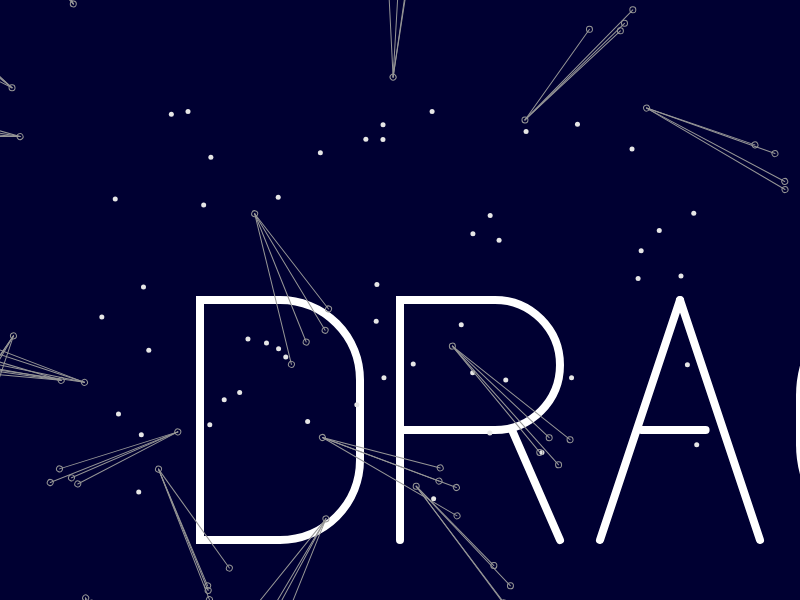
Frame 1 (no input)
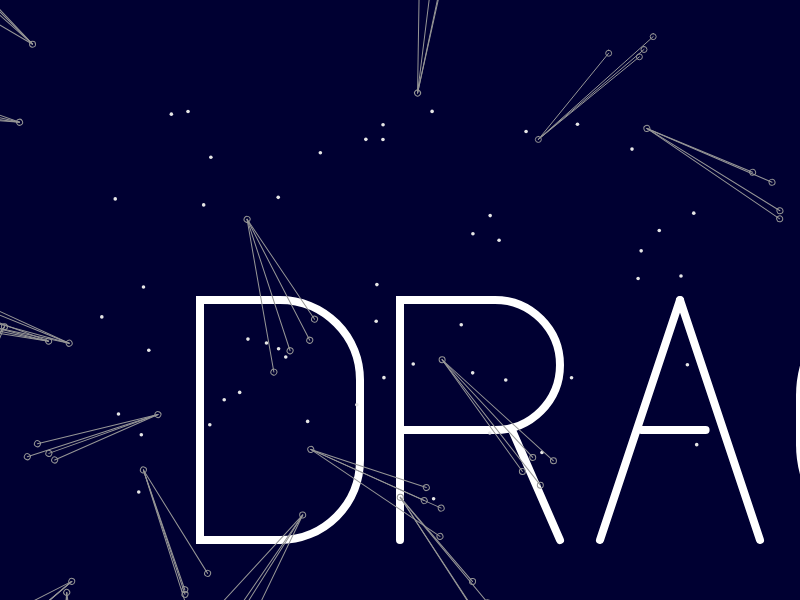
Frame 60 (no input)
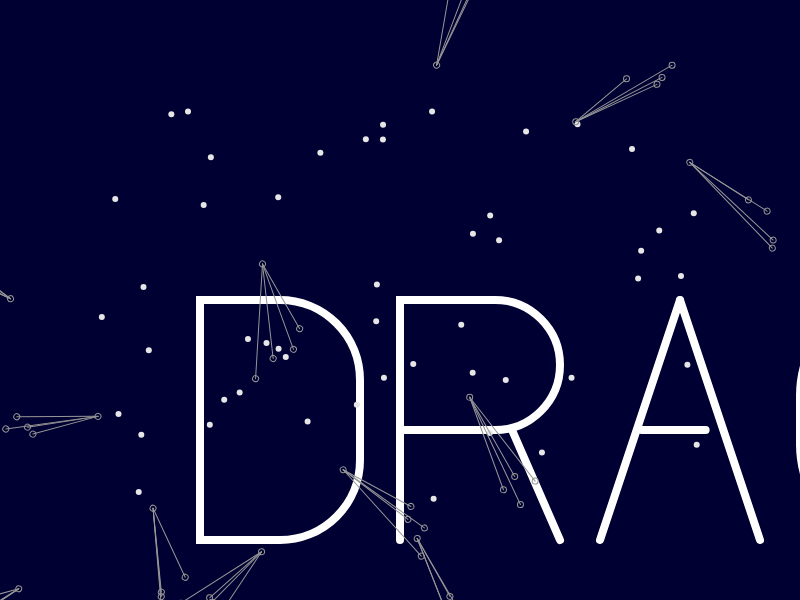
Frame 120 (the mouse pressed at the canvas centre since frame 60)

The p5.js sketch that drew these frames (run headless with seeded random() and noise() and a simulated clock; from frame 60 on, the mouse is pressed at the canvas centre):

// p5.js sketch
// ── sketch.js
var letterwidth;
var letterheight;
var letterxheight;
var lettergap;
var letterrounding;
var letterstroke;
var lettercount;
var typecolor;
var blipwidth;
var blipheight;

//create variables for the functions
var singlestar = []; //create a variable and get ready to store a list inside of this array
var bouquet = [];
var blipline;


function Blips(){
  //setup
  blipwidth = 6;
  this.blipheight = random(5,15); //randomly choose a starting X point
  
  //draw
  this.display = function(){
     fill(255);
    noStroke();
    for (var j = 0; j < 20; j++) {
      rect(j + 100, 0, blipwidth, blipheight);
    }
    
  }
    
  
}

function Stars() {
  this.xstart = random(100, width - 100); //randomly choose a starting X point
  this.ystart = random(100, height - 100); //randonly choose a starting Y point
  var starsize = 5;
  var speed = .2;


  this.display = function() {
    fill(230);
    noStroke();
    ellipse(this.xstart, this.ystart, starsize, starsize);
    starsize = starsize + speed;

    if (starsize > 10 || starsize < 3) {
      speed = speed * -1;
    }

    }
}

function OneBouquet() {
  //setup
  this.xstart = random(100, width - 100); //randomly choose a starting X point
  this.ystart = random(100, height - 100); //randonly choose a starting Y point
  var xends = []; //a future list of Xends
  var yends = []; //a future list of Yends
  this.rotation = random(0, 2 * PI); //360 degrees rotation, random
  total = 4;
    for (var i = 0; i < total; i++) {
      xends.push(this.xstart + random(35, 70)); //create the actual list and store it
      yends.push(this.ystart + random(30, 100));
    }
  // xends1 = this.xstart +70;
  // xends2 = this.xstart +50;
  // xends3 = this.xstart +40;
  // xends4 = this.xstart +35;
  // yends1 = this.ystart +70;
  // yends2 = this.ystart+50;
  // yends3 = this.ystart+40;
  // yends4 = this.ystart+35;




  this.display = function() {
    push();
    translate(this.xstart, this.ystart);
    rotate(this.rotation + frameCount / 900); //have each one rotate slowly, but why does it seem like they have one common rotational pivot point?

    noFill();
    stroke(150);
    strokeWeight(1);
    for (var k = 0; k < total; k++) {
      line(this.xstart + map(mouseX, 0, displayWidth, -40, 40), this.ystart + map(mouseY, 0, displayWidth, -30, 30), xends[k]+map(mouseX, 0, displayWidth, 0, 0), yends[k]+map(mouseY, 0, displayWidth, 0, 0));
      // fill(150);
      noFill();
      ellipse(xends[k] +map(mouseX, 0, displayWidth, 0, 0), yends[k]+map(mouseY, 0, displayWidth, 0, 0), 6, 6);
    }
    // fill(150);
     noFill();
    ellipse(this.xstart + map(mouseX, 0, displayWidth, -40, 40), this.ystart + map(mouseY, 0, displayWidth, -30, 30), 6, 6);
    noFill();
    pop();

  }
}



function setup() {

  createCanvas(displayWidth, displayHeight);

  blipline = new Blips();
  
  for (var m = 0; m < 50; m++) {
    singlestar.push(new Stars());
  }
  for (var n = 0; n < 50; n++) {
    bouquet.push(new OneBouquet());
  }

  letterwidth = 80;
  letterheight = 120;
  letterxheight = 65;
  lettergap = 20;
  letterrounding = 40;
  letterstroke = 4;
  lettercount = 30;
  typecolor = color(255, 255, 255);






  letterpos2 = letterwidth + lettergap;
  letterpos3 = letterwidth * 2 + lettergap * 2;
  letterpos4 = letterwidth * 3 + lettergap * 3;
  letterpos5 = letterwidth * 4 + lettergap * 4;
  letterpos6 = letterwidth * 5 + lettergap * 5;
  //want to turn this into a forloop/array
  //   for(var i=0; i<lettercount; i++){
  //   letterspace[i] = letterwidth*i+gap*i;
  //   //create a new list of variables called letterposX for all 30 letters
  // }

}

function draw() {

  background(0, 0, 50);

  
  
  stroke(typecolor);
  noFill();
  strokeWeight(letterstroke);

  
  
  push();
  translate(200, 300);
  scale(2, 2);
  
  //---------D--------
  rect(0, 0, letterwidth, letterheight, 0, letterrounding, letterrounding, 0);
  //----R-------------
  rect(letterpos2, 0, letterwidth, letterxheight, 0, letterrounding, letterrounding, 0);
  line(letterpos2, 0, letterpos2, letterheight); //striaght down
  // line(letterpos2+letterwidth,leterxheight, letterpos2, letterheight);
  line(letterpos2 + letterwidth * .7, letterxheight, letterpos2 + letterwidth, letterheight);
  //------A-----------
  line(letterpos3 + letterwidth / 2, 0, letterpos3, letterheight);
  line(letterpos3 + letterwidth / 2, 0, letterpos3 + letterwidth, letterheight);
  line(letterpos3 + letterwidth *.26, letterxheight, letterpos3 + letterwidth * .66, letterxheight); //crossbar
  //-----G---------
  // curve(letterpos4 + letterwidth, -100, letterpos4 + letterwidth, 0, letterpos4, letterheight, letterpos4, letterheight / 2)
  // ellipseMode(CENTER);
  angleMode(DEGREES);
  arc(letterpos4 + letterwidth / 2, letterheight / 2.5, letterwidth, letterheight * .8, 180, 350);
  arc(letterpos4 + letterwidth / 2, letterheight - letterheight / 2.5, letterwidth, letterheight * .8, 360, 180);
  line(letterpos4 + letterwidth / 2, letterxheight, letterpos4 + letterwidth, letterxheight); //cross line
  line(letterpos4, letterheight * .4, letterpos4, letterheight * .6); //left straight line
  //------O------
  rect(letterpos5, 0, letterwidth, letterheight, letterrounding, letterrounding, letterrounding, letterrounding);
  //------N-----
  line(letterpos6, 0, letterpos6, letterheight);
  line(letterpos6, 0, letterpos6 + letterwidth, letterheight);
  line(letterpos6 + letterwidth, 0, letterpos6 + letterwidth, letterheight);





  pop();




  for (var m = 0; m < singlestar.length; m++) {
    
    singlestar[m].display();
  }
  angleMode(RADIANS);
  for (var n = 0; n < bouquet.length; n++) {
    bouquet[n].display();
  }
  
  blipline.display();











}
